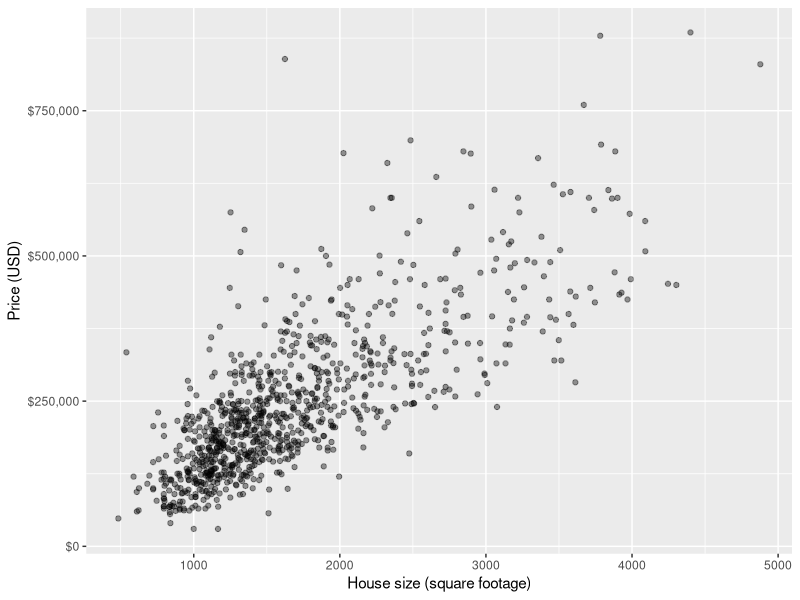
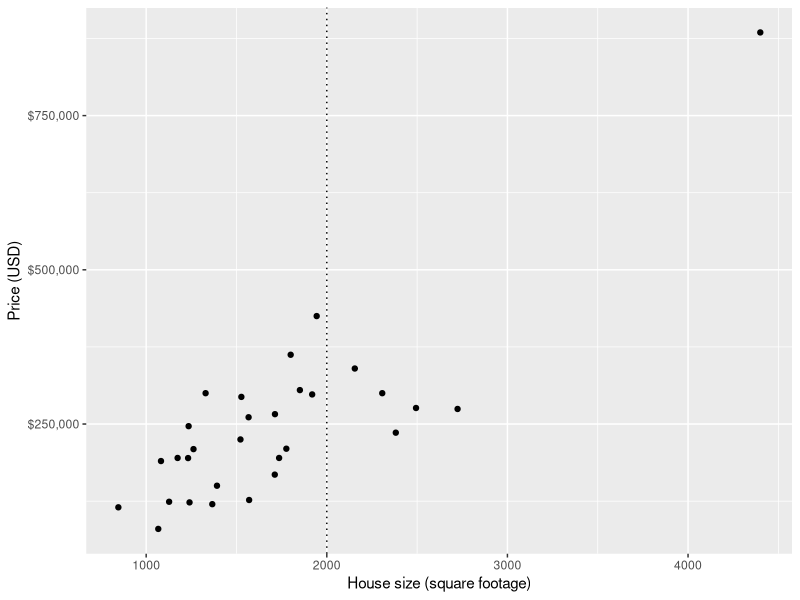
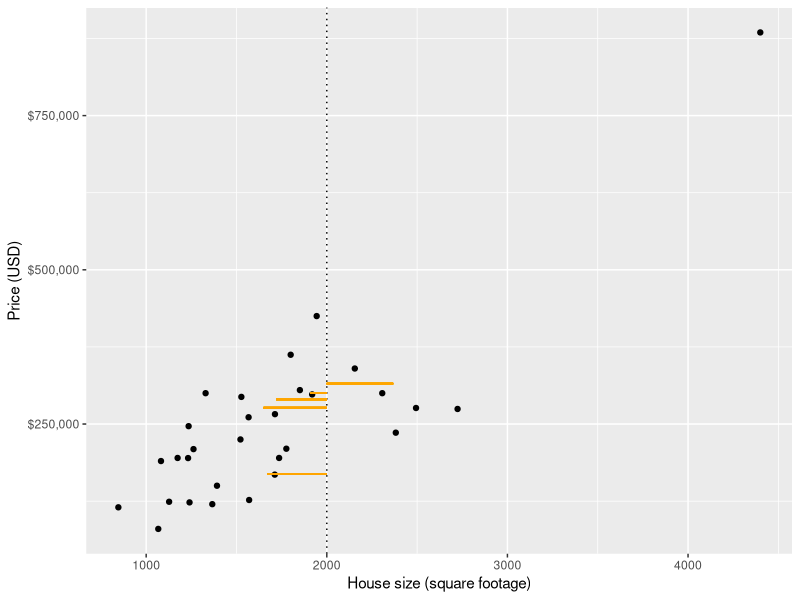
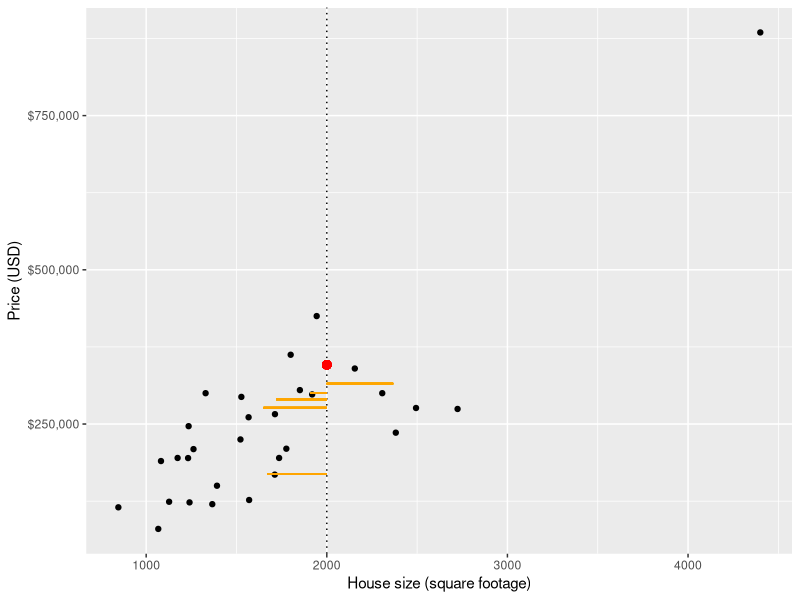
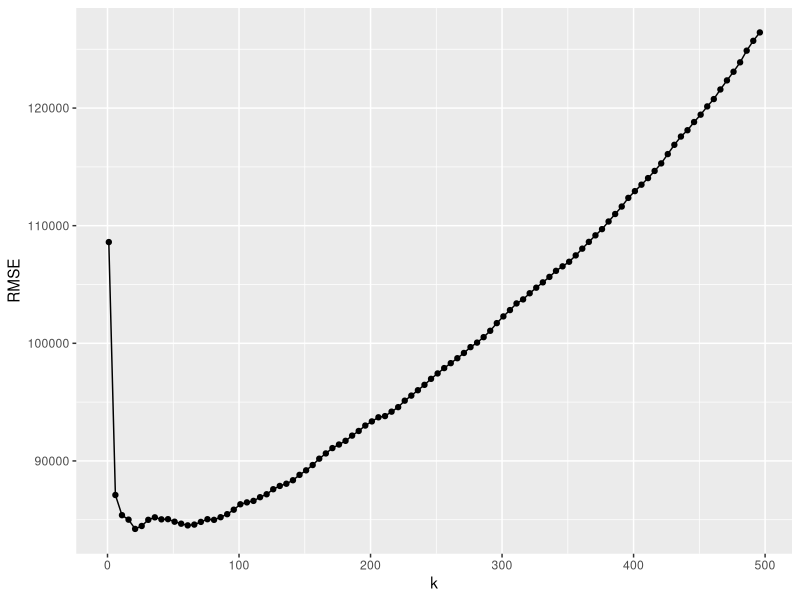
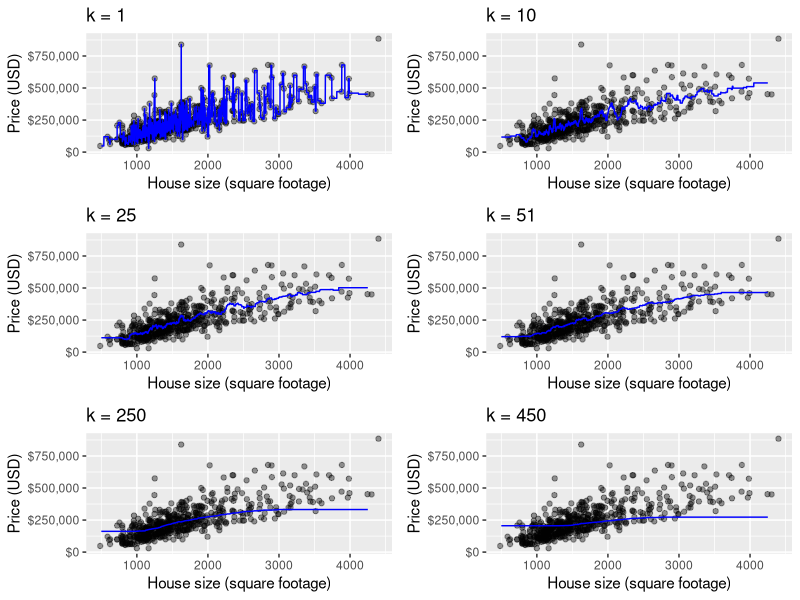
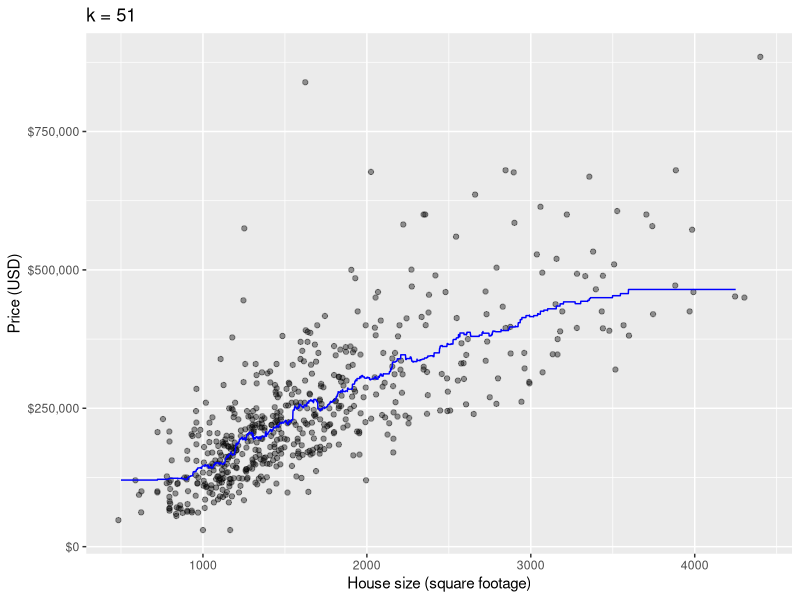

R code for these plots, in order:
## ---- chunk 1
library(tidyverse)
library(scales)
library(caret)
library(gridExtra)

data(Sacramento)
head(Sacramento)
## ---- chunk 2
eda <- ggplot(Sacramento, aes(x = sqft, y = price)) +
  geom_point(alpha = 0.4) +
  xlab("House size (square footage)") +
  ylab("Price (USD)") +
  scale_y_continuous(labels = dollar_format()) 
eda
## ---- chunk 3
set.seed(2019)
small_sacramento <- sample_n(Sacramento, size = 30)
## ---- chunk 4
small_plot <- ggplot(small_sacramento, aes(x = sqft, y = price)) +
  geom_point() +
  xlab("House size (square footage)") +
  ylab("Price (USD)") +
  scale_y_continuous(labels=dollar_format()) +
  geom_vline(xintercept = 2000, linetype = "dotted") 
small_plot
## ---- chunk 5
small_sacramento %>% 
  mutate(diff = abs(2000 - sqft)) %>% 
  arrange(diff) %>% 
  head(5)
## ---- chunk 6
small_plot +
  geom_segment(aes(x = 2000, y = 300500, xend = 1910, yend = 300500), col = "orange") + 
  geom_segment(aes(x = 2000, y = 290000, xend = 1720, yend = 290000), col = "orange") + 
  geom_segment(aes(x = 2000, y = 168750, xend = 1669, yend = 168750), col = "orange") +
  geom_segment(aes(x = 2000, y = 276500, xend = 1650, yend = 276500), col = "orange") + 
  geom_segment(aes(x = 2000, y = 315537, xend = 2367, yend = 315537), col = "orange") 

## ---- chunk 7
prediction <- small_sacramento %>% 
  mutate(diff = abs(2000 - sqft)) %>% 
  arrange(diff) %>% 
  head(5) %>% 
  summarise(predicted = mean(price))
prediction
## ---- chunk 8
small_plot +
  geom_segment(aes(x = 2000, y = 300500, xend = 1910, yend = 300500), col = "orange") + 
  geom_segment(aes(x = 2000, y = 290000, xend = 1720, yend = 290000), col = "orange") + 
  geom_segment(aes(x = 2000, y = 168750, xend = 1669, yend = 168750), col = "orange") +
  geom_segment(aes(x = 2000, y = 276500, xend = 1650, yend = 276500), col = "orange") + 
  geom_segment(aes(x = 2000, y = 315537, xend = 2367, yend = 315537), col = "orange")  +
  geom_point(aes(x = 2000, y = prediction[[1]]), color = "red", size = 2.5) 
## ---- chunk 9
set.seed(2019) # makes the random selection of rows reproducible
training_rows <- Sacramento %>% 
  select(price) %>% 
  unlist() %>% # converts Class from a tibble to a vector
  createDataPartition(p = 0.6, list = FALSE)

X_train <- Sacramento %>% 
  select(sqft) %>% 
  slice(training_rows) %>% 
  data.frame()

Y_train <- Sacramento %>% 
  select(price) %>% 
  slice(training_rows) %>% 
  unlist()

X_test <- Sacramento %>% 
  select(sqft) %>% 
  slice(-training_rows) %>% 
  data.frame()

Y_test <- Sacramento %>% 
  select(price) %>% 
  slice(-training_rows) %>% 
  unlist()
## ---- chunk 10
train_control <- trainControl(method = "cv", number = 10)
# makes a column of k's, from 1 to 100 in increments of 10
k_lots = data.frame(k = seq(from = 1, to = 500, by = 5)) 

set.seed(1234)
knn_reg_cv_10 <- train(x = X_train, 
                       y = Y_train, 
                       method = "knn", 
                       tuneGrid = k_lots, 
                       trControl = train_control) 

ggplot(knn_reg_cv_10$results, aes(x = k, y = RMSE)) +
  geom_point() +
  geom_line()
knn_reg_cv_10$method
## ---- chunk 11
get_predictions <- function(num_neighbours, X, Y){
  data <- bind_cols(X, data.frame(price = Y))
  k = data.frame(k = num_neighbours)
  set.seed(1234)
  knn_reg <- train(x = X, y = Y, method = "knn", tuneGrid = k)
  set.seed(1234)
  predictions <- data.frame(sqft = seq(from = 500, to = 4250, by = 1))
  predictions$price <- predict(knn_reg, data.frame(sqft = seq(from = 500, to = 4250, by = 1)))
  plot <- ggplot(data, aes(x = sqft, y = price)) +
    geom_point(alpha = 0.4) +
    xlab("House size (square footage)") +
    ylab("Price (USD)") +
    scale_y_continuous(labels = dollar_format())  +
    geom_line(data = predictions, aes(x = sqft, y = price), color = "blue") +
    ggtitle(paste0("k = ", k))
}

k1 <- get_predictions(1, X_train, Y_train)
k10 <- get_predictions(10, X_train, Y_train)
k25 <- get_predictions(25, X_train, Y_train)
k51 <- get_predictions(51, X_train, Y_train)
k250 <- get_predictions(250, X_train, Y_train)
k450 <- get_predictions(450, X_train, Y_train)

grid.arrange(k1, k10, k25, k51, k250, k450, ncol = 2)
## ---- chunk 12
k = data.frame(k = 51)

set.seed(1234)
knn_reg_final <- train(x = X_train, y = Y_train, method = "knn", tuneGrid = k)

test_pred <- predict(knn_reg_final, X_test)
modelvalues <- data.frame(obs = Y_test, pred = test_pred)
test_results <- defaultSummary(modelvalues)
test_results
## ---- chunk 13
set.seed(1234)
predictions_all <- data.frame(sqft = seq(from = 500, to = 4250, by = 1))
predictions_all$price <- predict(knn_reg_final, 
                                 data.frame(sqft = seq(from = 500, to = 4250, by = 1)))
train_data <- bind_cols(X_train, data.frame(price = Y_train)) #combines X_train and Y_train to be on data set
plot_final <- ggplot(train_data, aes(x = sqft, y = price)) +
    geom_point(alpha = 0.4) +
    xlab("House size (square footage)") +
    ylab("Price (USD)") +
    scale_y_continuous(labels = dollar_format())  +
    geom_line(data = predictions_all, aes(x = sqft, y = price), color = "blue") +
    ggtitle("k = 51")
plot_final
